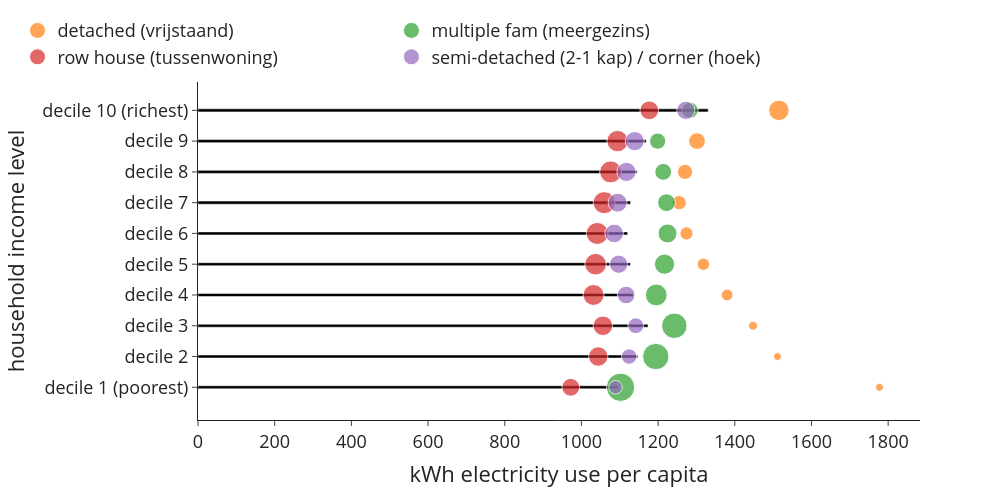

The code cell stored with this chart in its notebook:
### Code cell
#floor area per income level
use_m2_total_inc = (use['netelectricity2019']*use['n_hhd']).groupby(level=0, sort=False).sum() #m2 total in each group summed by income level
use_cap_total_inc = use['n_hhdmem2019'].groupby(level=0, sort=False).sum() #no. of people in each group summed by income level
use_m2_per_cap_inc = use_m2_total_inc / use_cap_total_inc #m2/cap in each income group
use_m2_per_cap_inc.plot(kind='bar') #per person
"""interpretation: especially the highest income decile has considerably more floor area available than the vast majority"""

#floor area per income level and building type
use_m2_total_inc_type = (use['netelectricity2019']*use['n_hhd']).groupby(level=[0,1], sort=False).sum() #m2 total in each group summed by income level
use_cap_total_inc_type = use['n_hhdmem2019'].groupby(level=[0,1], sort=False).sum() #no. of people in each group summed by income level
use_m2_per_cap_inc_type = use_m2_total_inc_type / use_cap_total_inc_type #m2/cap in each income group

#preparing the dataframes for plotting
df = use_m2_per_cap_inc
df2=use_m2_per_cap_inc_type.rename('value').to_frame()
df2['n_hhd'] = use['n_hhd'].groupby(level=[0,1], sort=False).sum()
df2 = df2.reset_index()

#plot
colors = ['#000000', #construction
                            '#fe6100', #buildings                                              
                                        '#648fff', #roads
                                        '#785ef0', #railways
                                        '#ffb000', #electricity
                                        '#808080', #other civil engineering
                                        '#000000', #construction
                                        ]
fig = px.bar(df, x=df.values, y=df.index,  
             labels={'x':'kWh electricity use per capita', 'inc_lab':'household income level'}, 
             template='simple_white', 
             color_discrete_sequence=colors) 
fig.update_layout(width=1000, height=500, 
                      #xaxis_tickformat = '.0%',
                      font=dict(size=18),
                      bargap=0.9,
                      legend=dict(
        orientation="h",
        #entrywidth=70,
        yanchor="bottom",
        y=1.02,
        xanchor="left",
        x=-0.25,
    ))

df2=use_m2_per_cap_inc_type.rename('value').to_frame()
df2['n_hhd'] = use['n_hhd'].groupby(level=[0,1], sort=False).sum()

for i in df2.index.levels[1].to_list():
    df_plot = df2.xs(i, level=1)
    fig.add_trace(go.Scatter(
            y=df_plot.index, 
            x=df_plot['value'],
            mode='markers',
            name=i,
            marker=dict(size=df_plot['n_hhd'],
                        sizemode='area',
                        sizeref=4*max(df2['n_hhd'])/(40.**2),
                        sizemin=4,
                        #color=10*[0, 1, 2, 3],
                        ),
            showlegend=True
        ))

fig.write_image('visualisations/bubblechart_electricity_per_cap_inc_type.png', scale=3)
fig.show()

### Figure 1 — Plotly figure (JSON) as saved in the notebook; plotly's stock layout.template omitted (floating-point values rounded to 4 significant figures)
{"data": [{"alignmentgroup": "True", "hovertemplate": "kWh electricity use per capita=%{x}<br>household income level=%{y}<extra></extra>", "legendgroup": "", "marker": {"color": "#000000", "pattern": {"shape": ""}}, "name": "", "offsetgroup": "", "orientation": "h", "showlegend": false, "textposition": "auto", "type": "bar", "x": [1096.0, 1147.0, 1174.0, 1135.0, 1128.0, 1121.0, 1128.0, 1145.0, 1169.0, 1331.0], "xaxis": "x", "y": ["decile 1 (poorest)", "decile 2", "decile 3", "decile 4", "decile 5", "decile 6", "decile 7", "decile 8", "decile 9", "decile 10 (richest)"], "yaxis": "y"}, {"marker": {"size": [32320, 27910, 41930, 72855, 81515, 90250, 104745, 120350, 145640, 218120], "sizemin": 4, "sizemode": "area", "sizeref": 1040.0}, "mode": "markers", "name": "detached (vrijstaand)", "showlegend": true, "type": "scatter", "x": [1777.0, 1511.0, 1448.0, 1380.0, 1318.0, 1274.0, 1255.0, 1270.0, 1301.0, 1515.0], "y": ["decile 1 (poorest)", "decile 2", "decile 3", "decile 4", "decile 5", "decile 6", "decile 7", "decile 8", "decile 9", "decile 10 (richest)"]}, {"marker": {"size": [416060, 361150, 337315, 246645, 212625, 186565, 163695, 147490, 137225, 136870], "sizemin": 4, "sizemode": "area", "sizeref": 1040.0}, "mode": "markers", "name": "multiple fam (meergezins)", "showlegend": true, "type": "scatter", "x": [1102.0, 1194.0, 1242.0, 1195.0, 1217.0, 1225.0, 1222.0, 1213.0, 1199.0, 1283.0], "y": ["decile 1 (poorest)", "decile 2", "decile 3", "decile 4", "decile 5", "decile 6", "decile 7", "decile 8", "decile 9", "decile 10 (richest)"]}, {"marker": {"size": [164910, 195890, 198990, 226990, 242080, 251675, 253250, 250165, 235990, 181885], "sizemin": 4, "sizemode": "area", "sizeref": 1040.0}, "mode": "markers", "name": "row house (tussenwoning)", "showlegend": true, "type": "scatter", "x": [972.2, 1044.0, 1056.0, 1032.0, 1037.0, 1041.0, 1059.0, 1076.0, 1094.0, 1177.0], "y": ["decile 1 (poorest)", "decile 2", "decile 3", "decile 4", "decile 5", "decile 6", "decile 7", "decile 8", "decile 9", "decile 10 (richest)"]}, {"marker": {"size": [95375, 123415, 130265, 162040, 172410, 180150, 186740, 190495, 189465, 171400], "sizemin": 4, "sizemode": "area", "sizeref": 1040.0}, "mode": "markers", "name": "semi-detached (2-1 kap) / corner (hoek)", "showlegend": true, "type": "scatter", "x": [1089.0, 1124.0, 1142.0, 1117.0, 1097.0, 1085.0, 1094.0, 1117.0, 1139.0, 1272.0], "y": ["decile 1 (poorest)", "decile 2", "decile 3", "decile 4", "decile 5", "decile 6", "decile 7", "decile 8", "decile 9", "decile 10 (richest)"]}], "layout": {"bargap": 0.9, "barmode": "relative", "font": {"size": 18}, "height": 500, "legend": {"orientation": "h", "tracegroupgap": 0, "x": -0.25, "xanchor": "left", "y": 1.02, "yanchor": "bottom"}, "margin": {"t": 60}, "width": 1000, "xaxis": {"anchor": "y", "domain": [0, 1], "title": {"text": "kWh electricity use per capita"}}, "yaxis": {"anchor": "x", "domain": [0, 1], "title": {"text": "household income level"}}}}
